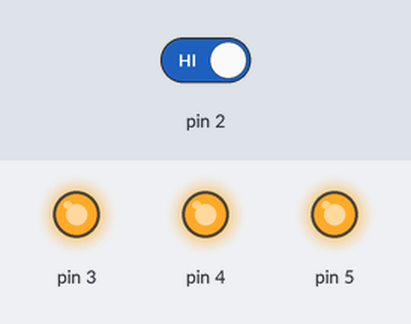
The sketch below on a simulated Arduino Uno, built with avr-gcc and run on an emulated ATmega328P. Parts: output pins drawn as LEDs (lit = HIGH). The inputs (shaded band) are chosen by the test bench; at power-on: pin 2 HIGH.

Above: at 1.9 s.
2.0 s: pin 2 driven LOW
At 3.1 s:
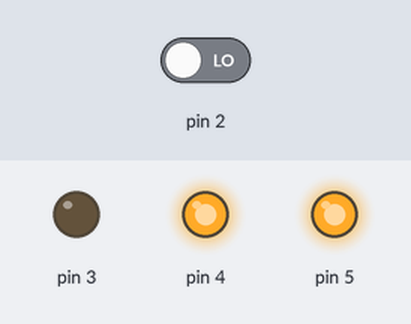
At 3.6 s:
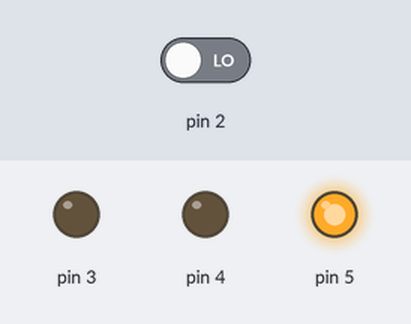
5.2 s: pin 2 driven HIGH
At 6.0 s:
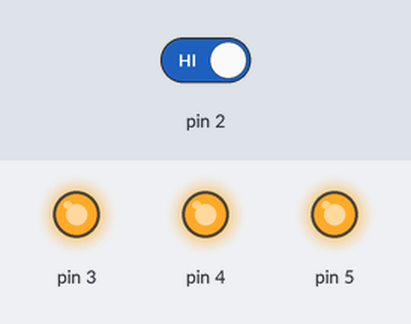
Timing chart, 0 to 8.2 s (numbered marks = the images above; inputs shaded):
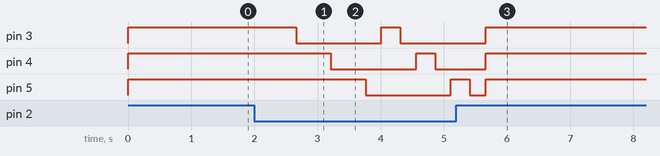

Measured:
- after the input at 2.0 s, pin 3: HIGH → LOW after 0.66 s, → HIGH 1.4 s later, → LOW 0.30 s later; pin 4: HIGH → LOW after 1.2 s, → HIGH 1.4 s later, → LOW 0.30 s later; pin 5: HIGH → LOW after 1.8 s, → HIGH 1.4 s later
- after the input at 5.2 s, pin 3: goes on until 5.7 s, then stays HIGH

The sketch:

luces_arduino.ino
```cpp
int switchState = 0;

void setup() {
  pinMode(3,OUTPUT);
  pinMode(4,OUTPUT);
  pinMode(5,OUTPUT);
  pinMode(2,INPUT);

}

void prenderApagar(int pin){
    digitalWrite(pin,HIGH);
    delay(300);
    digitalWrite(pin,LOW);
    delay(250);
}

void loop() {
  switchState = digitalRead(2);

  if (switchState == LOW){
    prenderApagar(3);
    prenderApagar(4);
    prenderApagar(5);

  }

  else{
    digitalWrite(3,HIGH);
    digitalWrite(4,HIGH);
    digitalWrite(5,HIGH);
    delay(590);
  }

}
```
